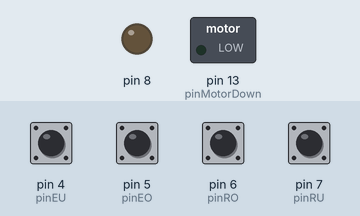
The sketch below on a simulated Arduino Uno, built with avr-gcc and run on an emulated ATmega328P. Parts: switched loads named in the sketch (green lamp = pin HIGH), output pins drawn as LEDs (lit = HIGH). Inputs (shaded band) come from the test bench; at power-on: pin 4 (pinEU), pin 5 (pinEO), pin 6 (pinRO), pin 7 (pinRU) HIGH.

Above: at 1.2 s.
1.3 s: pin 7 (pinRU) pulled LOW for 0.15 s
At 1.8 s:
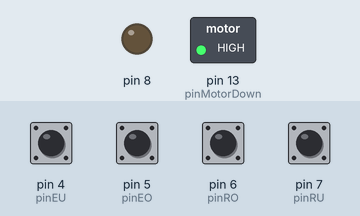
2.9 s: pin 4 (pinEU) pulled LOW for 0.15 s
At 4.2 s:
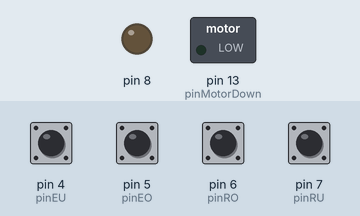
Timing chart, 0 to 5.9 s (numbered marks = the images above; inputs shaded):
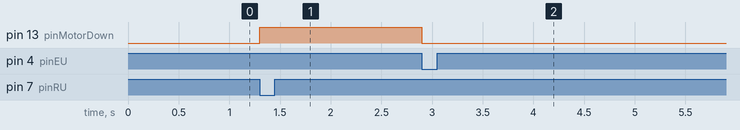

Measured:
- after the input at 1.3 s, pin 13 (pinMotorDown): LOW → HIGH at once
- after the input at 2.9 s, pin 13 (pinMotorDown): HIGH → LOW at once

The sketch:

Liftsteuerung_20191119.ino
```cpp
  #include <Arduino.h>
  #define pinMotorUp 12
  #define pinMotorDown 13
  #define pinEU 4
  #define pinEO 5
  #define pinRO 6
  #define pinRU 7

  bool EU = false;
  bool EO = false;
  bool RU = false;
  bool RO = false;
  int zustandsnr = 1;
  void lift_oben_1(){
    digitalWrite(pinMotorUp, LOW);
    digitalWrite(pinMotorDown, LOW);
    if(RU && !EU) zustandsnr = 2;
  }
  void lift_faehrt_hinunter_2(){
    digitalWrite(pinMotorDown, HIGH);
    digitalWrite(pinMotorUp, LOW);
    if(EU) zustandsnr = 3;
  }
  void lift_unten_3(){
    digitalWrite(pinMotorUp, LOW);
    digitalWrite(pinMotorDown, LOW);
    if(RO && !EO) zustandsnr = 4;
  }
  void lift_faehrt_hinauf_4(){
    digitalWrite(pinMotorUp, HIGH);
    digitalWrite(pinMotorDown, LOW);
    if(EO) zustandsnr = 1;
  }
void setup() {
  // put your setup code here, to run once:
  pinMode(4, INPUT_PULLUP);
  pinMode(5, INPUT_PULLUP);
  pinMode(6, INPUT_PULLUP);
  pinMode(7, INPUT_PULLUP);
  pinMode(13,OUTPUT);
  pinMode(8,OUTPUT);


}

void loop() {
    EU = !digitalRead(pinEU);
    EO = !digitalRead(pinEO);
    RU = !digitalRead(pinRU);
    RO = !digitalRead(pinRO);
    switch(zustandsnr){
      case 1: lift_oben_1();
      break;
      case 2: lift_faehrt_hinunter_2();
      break;
      case 3: lift_unten_3();
      break;
      case 4: lift_faehrt_hinauf_4();
      break;
    }

}
```
